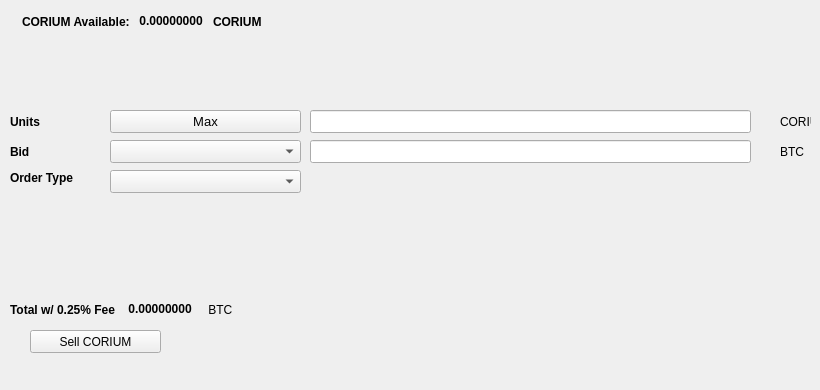
   <widget class="QWidget" name="SellTab">
    <attribute name="title">
     <string>Sell</string>
    </attribute>
    <widget class="QLabel" name="label_16">
     <property name="geometry">
      <rect>
       <x>780</x>
       <y>140</y>
       <width>31</width>
       <height>23</height>
      </rect>
     </property>
     <property name="text">
      <string>BTC</string>
     </property>
    </widget>
    <widget class="QComboBox" name="SellBidcomboBox">
     <property name="geometry">
      <rect>
       <x>110</x>
       <y>140</y>
       <width>191</width>
       <height>23</height>
      </rect>
     </property>
     <property name="font">
      <font>
       <pointsize>10</pointsize>
      </font>
     </property>
    </widget>
    <widget class="QLabel" name="label_18">
     <property name="geometry">
      <rect>
       <x>10</x>
       <y>110</y>
       <width>46</width>
       <height>23</height>
      </rect>
     </property>
     <property name="font">
      <font>
       <weight>75</weight>
       <bold>true</bold>
      </font>
     </property>
     <property name="text">
      <string>Units</string>
     </property>
    </widget>
    <widget class="QPushButton" name="Sell_Max_Amount">
     <property name="geometry">
      <rect>
       <x>110</x>
       <y>110</y>
       <width>191</width>
       <height>23</height>
      </rect>
     </property>
     <property name="font">
      <font>
       <pointsize>10</pointsize>
      </font>
     </property>
     <property name="text">
      <string>Max</string>
     </property>
    </widget>
    <widget class="QLabel" name="label_20">
     <property name="geometry">
      <rect>
       <x>10</x>
       <y>170</y>
       <width>91</width>
       <height>16</height>
      </rect>
     </property>
     <property name="font">
      <font>
       <weight>75</weight>
       <bold>true</bold>
      </font>
     </property>
     <property name="text">
      <string>Order Type</string>
     </property>
    </widget>
    <widget class="QComboBox" name="SellOrdertypeCombo">
     <property name="geometry">
      <rect>
       <x>110</x>
       <y>170</y>
       <width>191</width>
       <height>23</height>
      </rect>
     </property>
     <property name="font">
      <font>
       <pointsize>10</pointsize>
      </font>
     </property>
    </widget>
    <widget class="QLabel" name="label_21">
     <property name="geometry">
      <rect>
       <x>10</x>
       <y>140</y>
       <width>46</width>
       <height>23</height>
      </rect>
     </property>
     <property name="font">
      <font>
       <weight>75</weight>
       <bold>true</bold>
      </font>
     </property>
     <property name="text">
      <string>Bid</string>
     </property>
    </widget>
    <widget class="QLabel" name="label_22">
     <property name="geometry">
      <rect>
       <x>780</x>
       <y>110</y>
       <width>31</width>
       <height>23</height>
      </rect>
     </property>
     <property name="text">
      <string>CORIUM</string>
     </property>
    </widget>
    <widget class="QLineEdit" name="UnitsInputCORIUM">
     <property name="geometry">
      <rect>
       <x>310</x>
       <y>110</y>
       <width>441</width>
       <height>23</height>
      </rect>
     </property>
     <property name="font">
      <font>
       <pointsize>9</pointsize>
       <weight>75</weight>
       <bold>true</bold>
      </font>
     </property>
    </widget>
    <widget class="QLineEdit" name="SellBidPriceEdit">
     <property name="geometry">
      <rect>
       <x>310</x>
       <y>140</y>
       <width>441</width>
       <height>23</height>
      </rect>
     </property>
     <property name="font">
      <font>
       <pointsize>9</pointsize>
       <weight>75</weight>
       <bold>true</bold>
      </font>
     </property>
    </widget>
    <widget class="QPushButton" name="SellCORIUMBTN">
     <property name="geometry">
      <rect>
       <x>30</x>
       <y>330</y>
       <width>131</width>
       <height>23</height>
      </rect>
     </property>
     <property name="text">
      <string>Sell CORIUM</string>
     </property>
     <property name="icon">
      <iconset resource="../corium">
       <normaloff>:/icons/bitcoin</normaloff>:/icons/bitcoin</iconset>
     </property>
    </widget>
    <widget class="QWidget" name="layoutWidget3">
     <property name="geometry">
      <rect>
       <x>22</x>
       <y>12</y>
       <width>258</width>
       <height>19</height>
      </rect>
     </property>
     <layout class="QHBoxLayout" name="horizontalLayout">
      <item>
       <widget class="QLabel" name="label232_2">
        <property name="font">
         <font>
          <weight>75</weight>
          <bold>true</bold>
         </font>
        </property>
        <property name="text">
         <string>CORIUM Available:</string>
        </property>
       </widget>
      </item>
      <item>
       <widget class="QLabel" name="CORIUMAvailableLabel">
        <property name="palette">
         <palette>
          <active>
           <colorrole role="WindowText">
            <brush brushstyle="SolidPattern">
             <color alpha="255">
              <red>0</red>
              <green>0</green>
              <blue>0</blue>
             </color>
            </brush>
           </colorrole>
           <colorrole role="Button">
            <brush brushstyle="SolidPattern">
             <color alpha="255">
              <red>0</red>
              <green>170</green>
              <blue>0</blue>
             </color>
            </brush>
           </colorrole>
           <colorrole role="Light">
            <brush brushstyle="SolidPattern">
             <color alpha="255">
              <red>0</red>
              <green>255</green>
              <blue>0</blue>
             </color>
            </brush>
           </colorrole>
           <colorrole role="Midlight">
            <brush brushstyle="SolidPattern">
             <color alpha="255">
              <red>0</red>
              <green>212</green>
              <blue>0</blue>
             </color>
            </brush>
           </colorrole>
           <colorrole role="Dark">
            <brush brushstyle="SolidPattern">
             <color alpha="255">
              <red>0</red>
              <green>85</green>
              <blue>0</blue>
             </color>
            </brush>
           </colorrole>
           <colorrole role="Mid">
            <brush brushstyle="SolidPattern">
             <color alpha="255">
              <red>0</red>
              <green>113</green>
              <blue>0</blue>
             </color>
            </brush>
           </colorrole>
           <colorrole role="Text">
            <brush brushstyle="SolidPattern">
             <color alpha="255">
              <red>0</red>
              <green>170</green>
              <blue>0</blue>
             </color>
            </brush>
           </colorrole>
           <colorrole role="BrightText">
            <brush brushstyle="SolidPattern">
             <color alpha="255">
              <red>255</red>
              <green>255</green>
              <blue>255</blue>
             </color>
            </brush>
           </colorrole>
           <colorrole role="ButtonText">
            <brush brushstyle="SolidPattern">
             <color alpha="255">
              <red>0</red>
              <green>0</green>
              <blue>0</blue>
             </color>
            </brush>
           </colorrole>
           <colorrole role="Base">
            <brush brushstyle="SolidPattern">
             <color alpha="255">
              <red>255</red>
              <green>255</green>
              <blue>255</blue>
             </color>
            </brush>
           </colorrole>
           <colorrole role="Window">
            <brush brushstyle="SolidPattern">
             <color alpha="255">
              <red>0</red>
              <green>170</green>
              <blue>0</blue>
             </color>
            </brush>
           </colorrole>
           <colorrole role="Shadow">
            <brush brushstyle="SolidPattern">
             <color alpha="255">
              <red>0</red>
              <green>0</green>
              <blue>0</blue>
             </color>
            </brush>
           </colorrole>
           <colorrole role="AlternateBase">
            <brush brushstyle="SolidPattern">
             <color alpha="255">
              <red>127</red>
              <green>212</green>
              <blue>127</blue>
             </color>
            </brush>
           </colorrole>
           <colorrole role="ToolTipBase">
            <brush brushstyle="SolidPattern">
             <color alpha="255">
              <red>255</red>
              <green>255</green>
              <blue>220</blue>
             </color>
            </brush>
           </colorrole>
           <colorrole role="ToolTipText">
            <brush brushstyle="SolidPattern">
             <color alpha="255">
              <red>0</red>
              <green>0</green>
              <blue>0</blue>
             </color>
            </brush>
           </colorrole>
          </active>
          <inactive>
           <colorrole role="WindowText">
            <brush brushstyle="SolidPattern">
             <color alpha="255">
              <red>0</red>
              <green>0</green>
              <blue>0</blue>
             </color>
            </brush>
           </colorrole>
           <colorrole role="Button">
            <brush brushstyle="SolidPattern">
             <color alpha="255">
              <red>0</red>
              <green>170</green>
              <blue>0</blue>
             </color>
            </brush>
           </colorrole>
           <colorrole role="Light">
            <brush brushstyle="SolidPattern">
             <color alpha="255">
              <red>0</red>
              <green>255</green>
              <blue>0</blue>
             </color>
            </brush>
           </colorrole>
           <colorrole role="Midlight">
            <brush brushstyle="SolidPattern">
             <color alpha="255">
              <red>0</red>
              <green>212</green>
              <blue>0</blue>
             </color>
            </brush>
           </colorrole>
           <colorrole role="Dark">
            <brush brushstyle="SolidPattern">
             <color alpha="255">
              <red>0</red>
              <green>85</green>
              <blue>0</blue>
             </color>
            </brush>
           </colorrole>
           <colorrole role="Mid">
            <brush brushstyle="SolidPattern">
             <color alpha="255">
              <red>0</red>
              <green>113</green>
              <blue>0</blue>
             </color>
            </brush>
           </colorrole>
           <colorrole role="Text">
            <brush brushstyle="SolidPattern">
             <color alpha="255">
              <red>0</red>
              <green>170</green>
              <blue>0</blue>
             </color>
            </brush>
           </colorrole>
           <colorrole role="BrightText">
            <brush brushstyle="SolidPattern">
             <color alpha="255">
              <red>255</red>
              <green>255</green>
              <blue>255</blue>
             </color>
            </brush>
           </colorrole>
           <colorrole role="ButtonText">
            <brush brushstyle="SolidPattern">
             <color alpha="255">
              <red>0</red>
              <green>0</green>
              <blue>0</blue>
             </color>
            </brush>
           </colorrole>
           <colorrole role="Base">
            <brush brushstyle="SolidPattern">
             <color alpha="255">
              <red>255</red>
              <green>255</green>
              <blue>255</blue>
             </color>
            </brush>
           </colorrole>
           <colorrole role="Window">
            <brush brushstyle="SolidPattern">
             <color alpha="255">
              <red>0</red>
              <green>170</green>
              <blue>0</blue>
             </color>
            </brush>
           </colorrole>
           <colorrole role="Shadow">
            <brush brushstyle="SolidPattern">
             <color alpha="255">
              <red>0</red>
              <green>0</green>
              <blue>0</blue>
             </color>
            </brush>
           </colorrole>
           <colorrole role="AlternateBase">
            <brush brushstyle="SolidPattern">
             <color alpha="255">
              <red>127</red>
              <green>212</green>
              <blue>127</blue>
             </color>
            </brush>
           </colorrole>
           <colorrole role="ToolTipBase">
            <brush brushstyle="SolidPattern">
             <color alpha="255">
              <red>255</red>
              <green>255</green>
              <blue>220</blue>
             </color>
            </brush>
           </colorrole>
           <colorrole role="ToolTipText">
            <brush brushstyle="SolidPattern">
             <color alpha="255">
              <red>0</red>
              <green>0</green>
              <blue>0</blue>
             </color>
            </brush>
           </colorrole>
          </inactive>
          <disabled>
           <colorrole role="WindowText">
            <brush brushstyle="SolidPattern">
             <color alpha="255">
              <red>0</red>
              <green>85</green>
              <blue>0</blue>
             </color>
            </brush>
           </colorrole>
           <colorrole role="Button">
            <brush brushstyle="SolidPattern">
             <color alpha="255">
              <red>0</red>
              <green>170</green>
              <blue>0</blue>
             </color>
            </brush>
           </colorrole>
           <colorrole role="Light">
            <brush brushstyle="SolidPattern">
             <color alpha="255">
              <red>0</red>
              <green>255</green>
              <blue>0</blue>
             </color>
            </brush>
           </colorrole>
           <colorrole role="Midlight">
            <brush brushstyle="SolidPattern">
             <color alpha="255">
              <red>0</red>
              <green>212</green>
              <blue>0</blue>
             </color>
            </brush>
           </colorrole>
           <colorrole role="Dark">
            <brush brushstyle="SolidPattern">
             <color alpha="255">
              <red>0</red>
              <green>85</green>
              <blue>0</blue>
             </color>
            </brush>
           </colorrole>
           <colorrole role="Mid">
            <brush brushstyle="SolidPattern">
             <color alpha="255">
              <red>0</red>
              <green>113</green>
              <blue>0</blue>
             </color>
            </brush>
           </colorrole>
           <colorrole role="Text">
            <brush brushstyle="SolidPattern">
             <color alpha="255">
              <red>0</red>
              <green>85</green>
              <blue>0</blue>
             </color>
            </brush>
           </colorrole>
           <colorrole role="BrightText">
            <brush brushstyle="SolidPattern">
             <color alpha="255">
              <red>255</red>
              <green>255</green>
              <blue>255</blue>
             </color>
            </brush>
           </colorrole>
           <colorrole role="ButtonText">
            <brush brushstyle="SolidPattern">
             <color alpha="255">
              <red>0</red>
              <green>85</green>
              <blue>0</blue>
             </color>
            </brush>
           </colorrole>
           <colorrole role="Base">
            <brush brushstyle="SolidPattern">
             <color alpha="255">
              <red>0</red>
              <green>170</green>
              <blue>0</blue>
             </color>
            </brush>
           </colorrole>
           <colorrole role="Window">
            <brush brushstyle="SolidPattern">
             <color alpha="255">
              <red>0</red>
              <green>170</green>
              <blue>0</blue>
             </color>
            </brush>
           </colorrole>
           <colorrole role="Shadow">
            <brush brushstyle="SolidPattern">
             <color alpha="255">
              <red>0</red>
              <green>0</green>
              <blue>0</blue>
             </color>
            </brush>
           </colorrole>
           <colorrole role="AlternateBase">
            <brush brushstyle="SolidPattern">
             <color alpha="255">
              <red>0</red>
              <green>170</green>
              <blue>0</blue>
             </color>
            </brush>
           </colorrole>
           <colorrole role="ToolTipBase">
            <brush brushstyle="SolidPattern">
             <color alpha="255">
              <red>255</red>
              <green>255</green>
              <blue>220</blue>
             </color>
            </brush>
           </colorrole>
           <colorrole role="ToolTipText">
            <brush brushstyle="SolidPattern">
             <color alpha="255">
              <red>0</red>
              <green>0</green>
              <blue>0</blue>
             </color>
            </brush>
           </colorrole>
          </disabled>
         </palette>
        </property>
        <property name="font">
         <font>
          <weight>75</weight>
          <bold>true</bold>
         </font>
        </property>
        <property name="text">
         <string> 0.00000000 </string>
        </property>
        <property name="textInteractionFlags">
         <set>Qt::LinksAccessibleByMouse|Qt::TextSelectableByKeyboard|Qt::TextSelectableByMouse</set>
        </property>
       </widget>
      </item>
      <item>
       <widget class="QLabel" name="labelCORIUM">
        <property name="font">
         <font>
          <weight>75</weight>
          <bold>true</bold>
         </font>
        </property>
        <property name="text">
         <string>CORIUM</string>
        </property>
       </widget>
      </item>
     </layout>
    </widget>
    <widget class="QWidget" name="layoutWidget">
     <property name="geometry">
      <rect>
       <x>10</x>
       <y>300</y>
       <width>268</width>
       <height>19</height>
      </rect>
     </property>
     <layout class="QHBoxLayout" name="horizontalLayout_2">
      <item>
       <widget class="QLabel" name="label_19">
        <property name="font">
         <font>
          <weight>75</weight>
          <bold>true</bold>
         </font>
        </property>
        <property name="text">
         <string>Total w/ 0.25% Fee </string>
        </property>
       </widget>
      </item>
      <item>
       <widget class="QLabel" name="SellCostLabel">
        <property name="palette">
         <palette>
          <active>
           <colorrole role="WindowText">
            <brush brushstyle="SolidPattern">
             <color alpha="255">
              <red>0</red>
              <green>0</green>
              <blue>0</blue>
             </color>
            </brush>
           </colorrole>
           <colorrole role="Button">
            <brush brushstyle="SolidPattern">
             <color alpha="255">
              <red>0</red>
              <green>170</green>
              <blue>0</blue>
             </color>
            </brush>
           </colorrole>
           <colorrole role="Light">
            <brush brushstyle="SolidPattern">
             <color alpha="255">
              <red>0</red>
              <green>255</green>
              <blue>0</blue>
             </color>
            </brush>
           </colorrole>
           <colorrole role="Midlight">
            <brush brushstyle="SolidPattern">
             <color alpha="255">
              <red>0</red>
              <green>212</green>
              <blue>0</blue>
             </color>
            </brush>
           </colorrole>
           <colorrole role="Dark">
            <brush brushstyle="SolidPattern">
             <color alpha="255">
              <red>0</red>
              <green>85</green>
              <blue>0</blue>
             </color>
            </brush>
           </colorrole>
           <colorrole role="Mid">
            <brush brushstyle="SolidPattern">
             <color alpha="255">
              <red>0</red>
              <green>113</green>
              <blue>0</blue>
             </color>
            </brush>
           </colorrole>
           <colorrole role="Text">
            <brush brushstyle="SolidPattern">
             <color alpha="255">
              <red>0</red>
              <green>170</green>
              <blue>0</blue>
             </color>
            </brush>
           </colorrole>
           <colorrole role="BrightText">
            <brush brushstyle="SolidPattern">
             <color alpha="255">
              <red>255</red>
              <green>255</green>
              <blue>255</blue>
             </color>
            </brush>
           </colorrole>
           <colorrole role="ButtonText">
            <brush brushstyle="SolidPattern">
             <color alpha="255">
              <red>0</red>
              <green>0</green>
              <blue>0</blue>
             </color>
            </brush>
           </colorrole>
           <colorrole role="Base">
            <brush brushstyle="SolidPattern">
             <color alpha="255">
              <red>255</red>
              <green>255</green>
              <blue>255</blue>
             </color>
            </brush>
           </colorrole>
           <colorrole role="Window">
            <brush brushstyle="SolidPattern">
             <color alpha="255">
              <red>0</red>
              <green>170</green>
              <blue>0</blue>
             </color>
            </brush>
           </colorrole>
           <colorrole role="Shadow">
            <brush brushstyle="SolidPattern">
             <color alpha="255">
              <red>0</red>
              <green>0</green>
              <blue>0</blue>
             </color>
            </brush>
           </colorrole>
           <colorrole role="AlternateBase">
            <brush brushstyle="SolidPattern">
             <color alpha="255">
              <red>127</red>
              <green>212</green>
              <blue>127</blue>
             </color>
            </brush>
           </colorrole>
           <colorrole role="ToolTipBase">
            <brush brushstyle="SolidPattern">
             <color alpha="255">
              <red>255</red>
              <green>255</green>
              <blue>220</blue>
             </color>
            </brush>
           </colorrole>
           <colorrole role="ToolTipText">
            <brush brushstyle="SolidPattern">
             <color alpha="255">
              <red>0</red>
              <green>0</green>
              <blue>0</blue>
             </color>
            </brush>
           </colorrole>
          </active>
          <inactive>
           <colorrole role="WindowText">
            <brush brushstyle="SolidPattern">
             <color alpha="255">
              <red>0</red>
              <green>0</green>
              <blue>0</blue>
             </color>
            </brush>
           </colorrole>
           <colorrole role="Button">
            <brush brushstyle="SolidPattern">
             <color alpha="255">
              <red>0</red>
              <green>170</green>
              <blue>0</blue>
             </color>
            </brush>
           </colorrole>
           <colorrole role="Light">
            <brush brushstyle="SolidPattern">
             <color alpha="255">
              <red>0</red>
              <green>255</green>
              <blue>0</blue>
             </color>
            </brush>
           </colorrole>
           <colorrole role="Midlight">
            <brush brushstyle="SolidPattern">
             <color alpha="255">
              <red>0</red>
              <green>212</green>
              <blue>0</blue>
             </color>
            </brush>
           </colorrole>
           <colorrole role="Dark">
            <brush brushstyle="SolidPattern">
             <color alpha="255">
              <red>0</red>
              <green>85</green>
              <blue>0</blue>
             </color>
            </brush>
           </colorrole>
           <colorrole role="Mid">
            <brush brushstyle="SolidPattern">
             <color alpha="255">
              <red>0</red>
              <green>113</green>
              <blue>0</blue>
             </color>
            </brush>
           </colorrole>
           <colorrole role="Text">
            <brush brushstyle="SolidPattern">
             <color alpha="255">
              <red>0</red>
              <green>170</green>
              <blue>0</blue>
             </color>
            </brush>
           </colorrole>
           <colorrole role="BrightText">
            <brush brushstyle="SolidPattern">
             <color alpha="255">
              <red>255</red>
              <green>255</green>
              <blue>255</blue>
             </color>
            </brush>
           </colorrole>
           <colorrole role="ButtonText">
            <brush brushstyle="SolidPattern">
             <color alpha="255">
              <red>0</red>
              <green>0</green>
              <blue>0</blue>
             </color>
            </brush>
           </colorrole>
           <colorrole role="Base">
            <brush brushstyle="SolidPattern">
             <color alpha="255">
              <red>255</red>
              <green>255</green>
              <blue>255</blue>
             </color>
            </brush>
           </colorrole>
           <colorrole role="Window">
            <brush brushstyle="SolidPattern">
             <color alpha="255">
              <red>0</red>
              <green>170</green>
              <blue>0</blue>
             </color>
            </brush>
           </colorrole>
           <colorrole role="Shadow">
            <brush brushstyle="SolidPattern">
             <color alpha="255">
              <red>0</red>
              <green>0</green>
              <blue>0</blue>
             </color>
            </brush>
           </colorrole>
           <colorrole role="AlternateBase">
            <brush brushstyle="SolidPattern">
             <color alpha="255">
              <red>127</red>
              <green>212</green>
              <blue>127</blue>
             </color>
            </brush>
           </colorrole>
           <colorrole role="ToolTipBase">
            <brush brushstyle="SolidPattern">
             <color alpha="255">
              <red>255</red>
              <green>255</green>
              <blue>220</blue>
             </color>
            </brush>
           </colorrole>
           <colorrole role="ToolTipText">
            <brush brushstyle="SolidPattern">
             <color alpha="255">
              <red>0</red>
              <green>0</green>
              <blue>0</blue>
             </color>
            </brush>
           </colorrole>
          </inactive>
          <disabled>
           <colorrole role="WindowText">
            <brush brushstyle="SolidPattern">
             <color alpha="255">
              <red>0</red>
              <green>85</green>
              <blue>0</blue>
             </color>
            </brush>
           </colorrole>
           <colorrole role="Button">
            <brush brushstyle="SolidPattern">
             <color alpha="255">
              <red>0</red>
              <green>170</green>
              <blue>0</blue>
             </color>
            </brush>
           </colorrole>
           <colorrole role="Light">
            <brush brushstyle="SolidPattern">
             <color alpha="255">
              <red>0</red>
              <green>255</green>
              <blue>0</blue>
             </color>
            </brush>
           </colorrole>
           <colorrole role="Midlight">
            <brush brushstyle="SolidPattern">
             <color alpha="255">
              <red>0</red>
              <green>212</green>
              <blue>0</blue>
             </color>
            </brush>
           </colorrole>
           <colorrole role="Dark">
            <brush brushstyle="SolidPattern">
             <color alpha="255">
              <red>0</red>
              <green>85</green>
              <blue>0</blue>
             </color>
            </brush>
           </colorrole>
           <colorrole role="Mid">
            <brush brushstyle="SolidPattern">
             <color alpha="255">
              <red>0</red>
              <green>113</green>
              <blue>0</blue>
             </color>
            </brush>
           </colorrole>
           <colorrole role="Text">
            <brush brushstyle="SolidPattern">
             <color alpha="255">
              <red>0</red>
              <green>85</green>
              <blue>0</blue>
             </color>
            </brush>
           </colorrole>
           <colorrole role="BrightText">
            <brush brushstyle="SolidPattern">
             <color alpha="255">
              <red>255</red>
              <green>255</green>
              <blue>255</blue>
             </color>
            </brush>
           </colorrole>
           <colorrole role="ButtonText">
            <brush brushstyle="SolidPattern">
             <color alpha="255">
              <red>0</red>
              <green>85</green>
              <blue>0</blue>
             </color>
            </brush>
           </colorrole>
           <colorrole role="Base">
            <brush brushstyle="SolidPattern">
             <color alpha="255">
              <red>0</red>
              <green>170</green>
              <blue>0</blue>
             </color>
            </brush>
           </colorrole>
           <colorrole role="Window">
            <brush brushstyle="SolidPattern">
             <color alpha="255">
              <red>0</red>
              <green>170</green>
              <blue>0</blue>
             </color>
            </brush>
           </colorrole>
           <colorrole role="Shadow">
            <brush brushstyle="SolidPattern">
             <color alpha="255">
              <red>0</red>
              <green>0</green>
              <blue>0</blue>
             </color>
            </brush>
           </colorrole>
           <colorrole role="AlternateBase">
            <brush brushstyle="SolidPattern">
             <color alpha="255">
              <red>0</red>
              <green>170</green>
              <blue>0</blue>
             </color>
            </brush>
           </colorrole>
           <colorrole role="ToolTipBase">
            <brush brushstyle="SolidPattern">
             <color alpha="255">
              <red>255</red>
              <green>255</green>
              <blue>220</blue>
             </color>
            </brush>
           </colorrole>
           <colorrole role="ToolTipText">
            <brush brushstyle="SolidPattern">
             <color alpha="255">
              <red>0</red>
              <green>0</green>
              <blue>0</blue>
             </color>
            </brush>
           </colorrole>
          </disabled>
         </palette>
        </property>
        <property name="font">
         <font>
          <weight>75</weight>
          <bold>true</bold>
         </font>
        </property>
        <property name="autoFillBackground">
         <bool>false</bool>
        </property>
        <property name="text">
         <string> 0.00000000</string>
        </property>
        <property name="textInteractionFlags">
         <set>Qt::LinksAccessibleByMouse|Qt::TextSelectableByMouse</set>
        </property>
       </widget>
      </item>
      <item>
       <widget class="QLabel" name="label_17">
        <property name="font">
         <font>
          <weight>50</weight>
          <bold>false</bold>
         </font>
        </property>
        <property name="text">
         <string> BTC</string>
        </property>
       </widget>
      </item>
     </layout>
    </widget>
    <widget class="QLabel" name="label_23">
     <property name="geometry">
      <rect>
       <x>460</x>
       <y>300</y>
       <width>281</width>
       <height>81</height>
      </rect>
     </property>
     <property name="text">
      <string/>
     </property>
     <property name="pixmap">
      <pixmap>:/images/bittrex</pixmap>
     </property>
    </widget>
   </widget>
